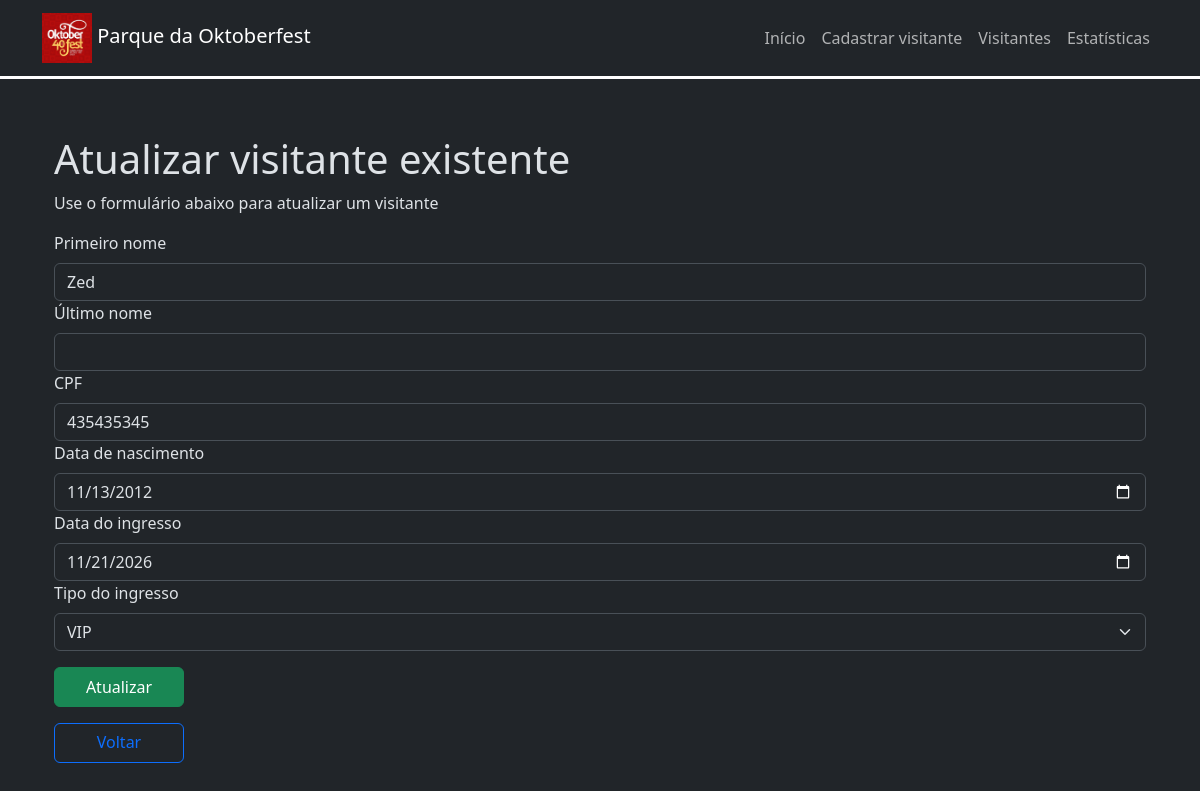
The page /visitors/update/3/ on the database its author committed.
### app/models.py (models this page shows, shortened)
class Visitor(models.Model):
    first_name = models.CharField(max_length=100)
    last_name = models.CharField(max_length=100)
    cpf = models.CharField(max_length=11)
    birth_date = models.DateField()
    ticket_date = models.DateField()
    ticket_type = models.IntegerField(choices=TicketType.choices)
    ticket_number = models.CharField(255)

### app/views.py (the view, shortened to what this page needs)
# urls.py: path('visitors/update/<int:id>/', views.update_visitor, name='update_visitor'),
def update_visitor(request, id):
    visitor = Visitor.objects.get(pk=id)
    response = {
        'visitor': visitor
    }
    return render(request, 'update-visitor.html', response)

### app/templates/update-visitor.html (shortened to what this page needs)
{% extends 'base.html' %}
{% block content %}
    <div class="container-fluid pt-5">
        <h1>Atualizar visitante existente</h1>
        <p>Use o formulário abaixo para atualizar um visitante</p>
        <form action="./" method="post">
            <label for="first_name" class="form-label">Primeiro nome</label>
            <input type="text" class="form-control" id="first_name" name="first_name" value="{{ visitor.first_name }}">
            <label for="last_name" class="form-label">Último nome</label>
            <input type="text" class="form-control" id="last_name" name="last_name" value="{{ visitor.last_name }}">
            <label for="cpf" class="form-label">CPF</label>
            <input type="text" class="form-control" id="cpf" name="cpf" value="{{ visitor.cpf }}">
            <label for="birth_date" class="form-label">Data de nascimento</label>
            <input type="date" class="form-control" id="birth_date" name="birth_date" value="{{ visitor.birth_date|date:'Y-m-d' }}">
            <label for="ticket_date" class="form-label">Data do ingresso</label>
            <input type="date" class="form-control" id="ticket_date" name="ticket_date" value="{{ visitor.ticket_date|date:'Y-m-d' }}">
            <label for="ticket_type" class="form-label">Tipo do ingresso</label>
            <select name="ticket_type" id="ticket_type" class="form-select">
                <option value="2" {% if visitor.ticket_type == 2 %} selected {% endif %}>VIP</option>
            </select>
            <input type="submit" value="Atualizar" class="btn btn-success mt-3 btn-custom">
        </form>
        <a href="../../" class="btn btn-outline-primary mt-3 btn-custom">Voltar</a>
    </div>
{% endblock %}

### app/static/visitors/css/style.css (style rules this page uses)
.btn-custom { width: 130px; height: 40px; }

### rows shown on the page
Visitor: first_name "Zed", cpf "435435345", birth_date "11/13/2012", ticket_date "11/21/2026", ticket_type "VIP"
